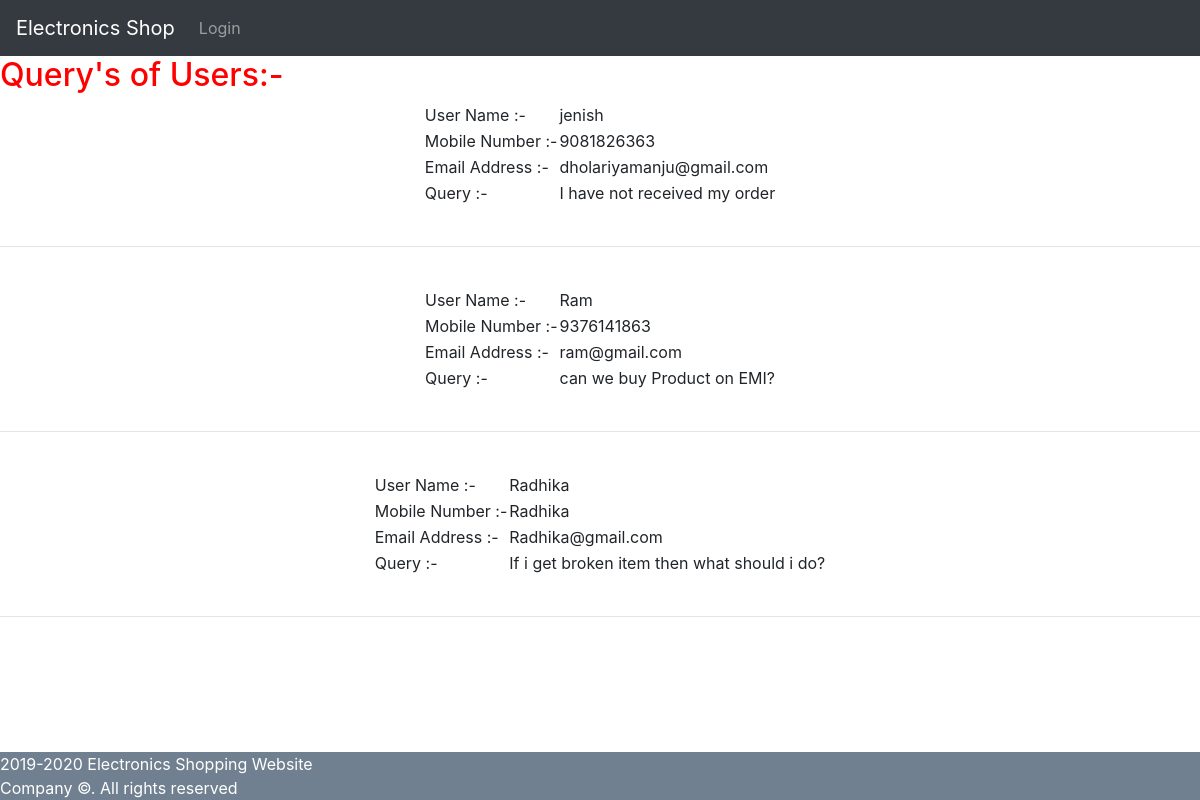
/owner/showQuery, run on the app's committed database.
### shop/models.py (models this page shows)
class ContactUS(models.Model):
    msg_id=models.AutoField(primary_key=True)
    name=models.CharField(max_length=50)
    email=models.CharField(max_length=70 ,default="")
    phone=models.CharField(max_length=70,default="")
    desc=models.CharField(max_length=70,default="")
    def __str__(self):
        return self.name

### owner/views.py (the view)
# urls.py: path('showQuery',showQuery,name="showQuery"),
def showQuery(request):
    sq=ContactUS.objects.all()
    print(sq)
    return render(request,'showQuery.html',{'sq':sq})

### templates/showQuery.html (shortened to what this page needs)
<!DOCTYPE html>
<html lang="en">
    <head>
      <link rel="stylesheet" href="https://stackpath.bootstrapcdn.com/bootstrap/4.2.1/css/bootstrap.min.css">
    </head>
    <body>
    {% load static %}
    <nav class="navbar navbar-expand-lg navbar-dark bg-dark">
        <font class="navbar-brand" >Electronics Shop</font>
    <div class="collapse navbar-collapse" id="navbarSupportedContent">
      <ul class="navbar-nav mr-auto">
        {% if user.is_authenticated %}
            <li>
                <font class="nav-link" color=pink font=4> Hello,{{user.username}}!!</font>
            </li>
            <li class="nav-item">
                <a class="nav-link" href="/owner">BACK TO OWNER'S PAGE</a>
            </li>
            <li class="nav-item">
                <a class="nav-link" href="/login/logout">Logout</a>
            </li>
        {% else %}
        <li class="nav-item">
            <a class="nav-link" href="/login">Login</a>
        </li>
        {% endif %}
      </ul>
    </nav>
    <h2><font color="red" >Query's of Users:-</font></h2>
    <center>
    {% for u in sq %}
    <table>
        <tr>
            <td> <font size=3>User Name :-</font> </td>
            <td> <font size=3>{{ u.name }} </font></td>
        </tr>
        <tr>
            <td> <font size=3>Mobile Number :- </font></td>
            <td> <font size=3>{{ u.phone }} </font></td>
        </tr>
        <tr>
            <td> <font size=3>Email Address :- </font></td>
            <td> <font size=3>{{ u.email }} </font></td>
        </tr>
        <tr>
            <td> <font size=3>Query :-</font></td>
            <td> <font size=3>{{ u.desc }} </font></td>
        </tr>
    </table>
    <br><hr><br>
    {% endfor %}
    </center>
    <footer style="background-color:slategray;">
      <font size=3 color="white">
      2019-2020  Electronics Shopping Website<br>
      Company ©. All rights reserved
  </footer>
 </body>
</html>

### templates/showQuery.html (style rules this page uses)
footer { position: fixed; bottom: 0px; right: 0px; left: 0px; background-color: slategray; width: auto; bottom: 0px; }

### data on the page
ContactUS: name "jenish", phone "9081826363", email "dholariyamanju@gmail.com", desc "I have not received my order"
ContactUS: name "Ram", phone "9376141863", email "ram@gmail.com", desc "can we buy Product on EMI?"
ContactUS: name "Radhika", phone "Radhika", email "Radhika@gmail.com", desc "If i get broken item then what should i do?"
